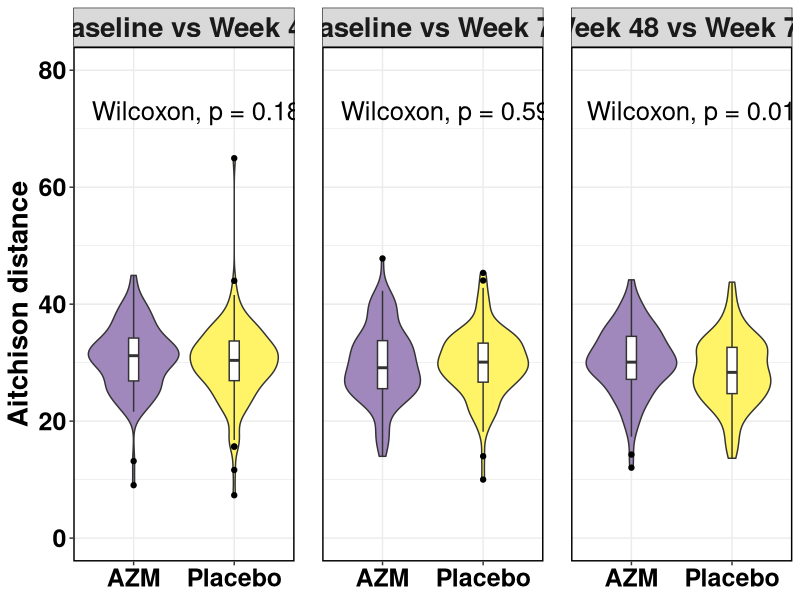
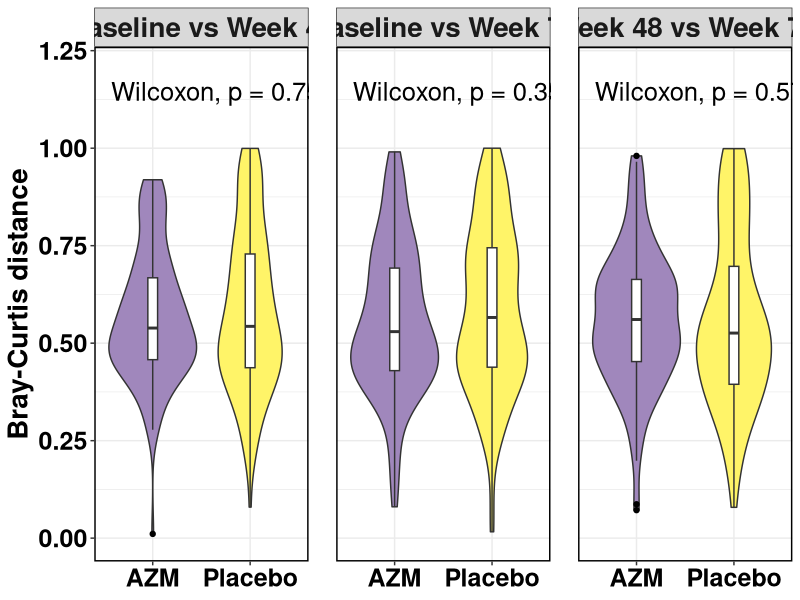
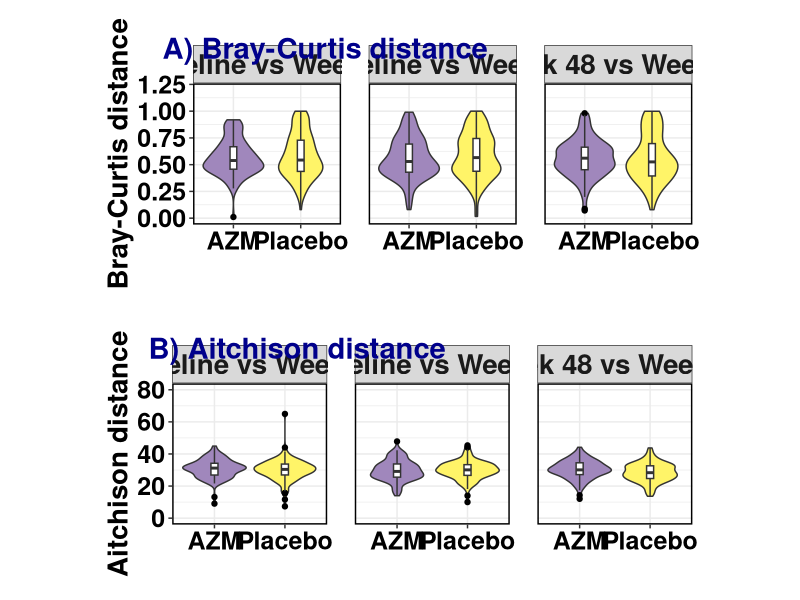
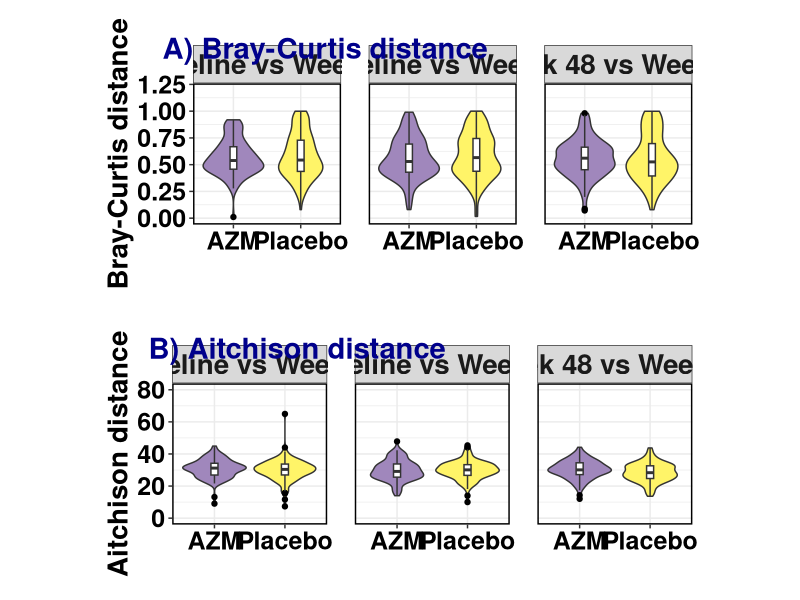

Here is the R script that generated these plots, in order:
## ---- chunk 1
# Libraries
library(ggplot2)
library(dplyr)
library(forcats)
library(ggpubr)


## ---- chunk 2
my16stheme <- theme_bw()+ 
  theme(plot.title = element_text(family ="Helvetica", face = "bold", size = (25)), 
        panel.background = element_blank(),
        panel.border = element_rect(fill=NA,color = "black", size = 1),
        panel.spacing= unit(0.7,"cm"),
        strip.text= element_text(size=20, family ="Helvetica", face="bold"),
        legend.title = element_text(colour = "black",  face = "bold",family ="Helvetica",size = (20)), 
        legend.text = element_text(face = "bold", colour="black",family = "Helvetica",size = (18) ), 
        axis.title = element_text(family = "Helvetica", face = "bold", size = (20), colour = "black"),
        axis.text = element_text(family = "Helvetica",face = "bold", colour = "black", size = (18)))
## ---- chunk 3
datE<-read.csv("data/beta_FVC_FEV_euclidean_CLR.csv", row.names = 1,stringsAsFactors=TRUE)

## ---- chunk 4
datE2<-datE%>%
  mutate(visit=recode(visit,"T1 vs T2"="Baseline vs Week 48" ))
datE2<-datE2%>%
  mutate(visit=recode(visit,"T2 vs T3"="Week 48 vs Week 72" ))
datE2<-datE2%>%
  mutate(visit=recode(visit,"T1 vs T3"="Baseline vs Week 72" ))
str(datE2)
summary(datE2)
## ---- chunk 5

ba1<-ggplot(datE2, aes( x = trial_arm, y = euclidean, colour=trial_arm)) + 
  geom_violin(aes(fill=trial_arm,colour=NULL))+geom_boxplot(aes(fill=trial_arm, colour=NULL), width=.1, fill="white", outlier.colour = "black")+coord_cartesian(ylim = c(0, 80))+
  scale_fill_manual(values=c("#A087BC", "#FFF468"))+
  facet_wrap(~visit)+
  labs( x=NULL,
       y="Aitchison distance")+
  my16stheme+
  stat_compare_means(method = "wilcox.test", vjust=-2, size=6.5)+
  #stat_pvalue_manual(pvla0, label = "label",size = 7, tip.length = 0)+
  theme(legend.position = "None")
  #scale_fill_manual(values=c("#F8766D", "#00BFC4", "white"))
  #scale_x_discrete(labels=c("AZM", "Placebo", "AZM & Placebo"))
ba1


## ---- chunk 6
datR<-read.csv("data/beta_FVC_FEV_relative_abundance_braycurtis.csv", row.names = 1,stringsAsFactors=TRUE)
## ---- chunk 7
datR2<-datR%>%
  mutate(visit=recode(visit,"T1 vs T2"="Baseline vs Week 48" ))
datR2<-datR2%>%
  mutate(visit=recode(visit,"T2 vs T3"="Week 48 vs Week 72" ))
datR2<-datR2%>%
  mutate(visit=recode(visit,"T1 vs T3"="Baseline vs Week 72" ))
str(datR2)
summary(datR2)
## ---- chunk 8
ba3<-ggplot(datR2, aes( x = trial_arm, y = braycurtis, colour=trial_arm)) + 
  geom_violin(aes(fill=trial_arm,colour=NULL))+geom_boxplot(aes(fill=trial_arm, colour=NULL), width=.1, fill="white", outlier.colour = "black")+coord_cartesian(ylim = c(0, 1.2))+
  scale_fill_manual(values=c("#A087BC", "#FFF468"))+
  facet_wrap(~visit)+
  labs( x=NULL,
       y="Bray-Curtis distance")+
  my16stheme+
  stat_compare_means(method = "wilcox.test", vjust=-2.5, size=6.5)+
  #stat_pvalue_manual(pvla0, label = "label",size = 7, tip.length = 0)+
  theme(legend.position = "None")
  #scale_fill_manual(values=c("#F8766D", "#00BFC4", "white"))
  #scale_x_discrete(labels=c("AZM", "Placebo", "AZM & Placebo"))
ba3

## ---- chunk 9
library(cowplot)
ap<-cowplot::plot_grid(ba3,ba1, nrow = 2, ncol = 1, scale = .75, labels = c("A) Bray-Curtis distance", "B) Aitchison distance"), vjust =2.8,  label_size = 21, label_fontfamily = "Helvetica", label_fontface = "bold", label_colour = "dark blue")
ap
ggsave("Aithision_braycurtis_relative_abundanceViolinbox13thDec.pdf", ap,  width = 40, height = 40, units = "cm")
